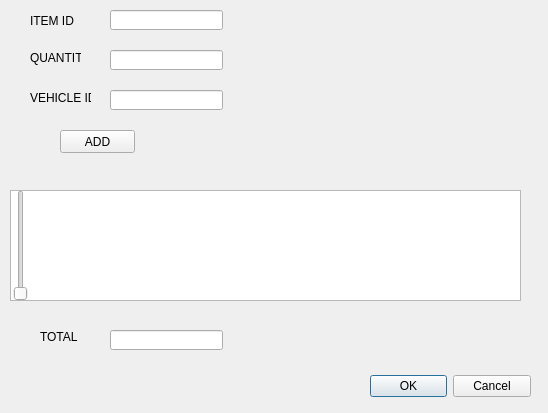
<?xml version="1.0" encoding="UTF-8"?>
<ui version="4.0">
 <class>vehicle_payment</class>
 <widget class="QDialog" name="vehicle_payment">
  <property name="geometry">
   <rect>
    <x>0</x>
    <y>0</y>
    <width>548</width>
    <height>413</height>
   </rect>
  </property>
  <property name="windowTitle">
   <string>Dialog</string>
  </property>
  <widget class="QDialogButtonBox" name="buttonBox">
   <property name="geometry">
    <rect>
     <x>370</x>
     <y>370</y>
     <width>161</width>
     <height>32</height>
    </rect>
   </property>
   <property name="orientation">
    <enum>Qt::Horizontal</enum>
   </property>
   <property name="standardButtons">
    <set>QDialogButtonBox::Cancel|QDialogButtonBox::Ok</set>
   </property>
  </widget>
  <widget class="QLabel" name="label">
   <property name="geometry">
    <rect>
     <x>30</x>
     <y>10</y>
     <width>61</width>
     <height>21</height>
    </rect>
   </property>
   <property name="text">
    <string>ITEM ID</string>
   </property>
  </widget>
  <widget class="QLabel" name="label_2">
   <property name="geometry">
    <rect>
     <x>30</x>
     <y>90</y>
     <width>61</width>
     <height>16</height>
    </rect>
   </property>
   <property name="text">
    <string>VEHICLE ID</string>
   </property>
  </widget>
  <widget class="QLineEdit" name="le_vpitemid">
   <property name="geometry">
    <rect>
     <x>110</x>
     <y>10</y>
     <width>113</width>
     <height>20</height>
    </rect>
   </property>
  </widget>
  <widget class="QLabel" name="label_3">
   <property name="geometry">
    <rect>
     <x>30</x>
     <y>50</y>
     <width>51</width>
     <height>16</height>
    </rect>
   </property>
   <property name="text">
    <string>QUANTITY</string>
   </property>
  </widget>
  <widget class="QLineEdit" name="le_vpquantity">
   <property name="geometry">
    <rect>
     <x>110</x>
     <y>50</y>
     <width>113</width>
     <height>20</height>
    </rect>
   </property>
  </widget>
  <widget class="QPushButton" name="pb_vpadd">
   <property name="geometry">
    <rect>
     <x>60</x>
     <y>130</y>
     <width>75</width>
     <height>23</height>
    </rect>
   </property>
   <property name="text">
    <string>ADD</string>
   </property>
  </widget>
  <widget class="QLineEdit" name="le_vpvehicleid">
   <property name="geometry">
    <rect>
     <x>110</x>
     <y>90</y>
     <width>113</width>
     <height>20</height>
    </rect>
   </property>
  </widget>
  <widget class="QListView" name="listView">
   <property name="geometry">
    <rect>
     <x>10</x>
     <y>190</y>
     <width>511</width>
     <height>111</height>
    </rect>
   </property>
  </widget>
  <widget class="QLabel" name="label_4">
   <property name="geometry">
    <rect>
     <x>40</x>
     <y>330</y>
     <width>47</width>
     <height>13</height>
    </rect>
   </property>
   <property name="text">
    <string>TOTAL</string>
   </property>
  </widget>
  <widget class="QLineEdit" name="le_vptotal">
   <property name="geometry">
    <rect>
     <x>110</x>
     <y>330</y>
     <width>113</width>
     <height>20</height>
    </rect>
   </property>
  </widget>
  <widget class="QSlider" name="verticalSlider">
   <property name="geometry">
    <rect>
     <x>10</x>
     <y>190</y>
     <width>22</width>
     <height>111</height>
    </rect>
   </property>
   <property name="orientation">
    <enum>Qt::Vertical</enum>
   </property>
  </widget>
 </widget>
 <resources/>
 <connections>
  <connection>
   <sender>buttonBox</sender>
   <signal>accepted()</signal>
   <receiver>vehicle_payment</receiver>
   <slot>accept()</slot>
   <hints>
    <hint type="sourcelabel">
     <x>248</x>
     <y>254</y>
    </hint>
    <hint type="destinationlabel">
     <x>157</x>
     <y>274</y>
    </hint>
   </hints>
  </connection>
  <connection>
   <sender>buttonBox</sender>
   <signal>rejected()</signal>
   <receiver>vehicle_payment</receiver>
   <slot>reject()</slot>
   <hints>
    <hint type="sourcelabel">
     <x>316</x>
     <y>260</y>
    </hint>
    <hint type="destinationlabel">
     <x>286</x>
     <y>274</y>
    </hint>
   </hints>
  </connection>
 </connections>
</ui>
